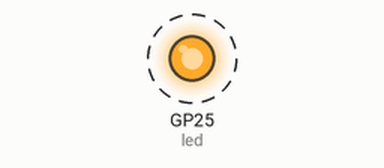
Bench run of a program on a simulated Raspberry Pi Pico running MicroPython. On the bench: output pins drawn as LEDs (lit = HIGH). Dashed ring = blinking. What the program prints to the serial console is not drawn.

Above: at 0.2 s.
Timing chart, 0 to 3.0 s (numbered marks = the images above):
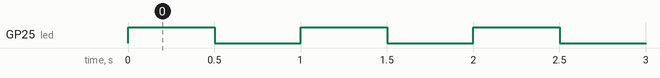

Measured:
- by itself, GP25 (led): alternates HIGH for 0.50 s and LOW for 0.50 s

The program:

main.py
```python
# MCU Debugger — placeholder firmware (MicroPython)
# =============================================================================
# IMPORTANT: for real use you do NOT run MicroPython on the probe. You flash the
# Pico with a debug-probe firmware and drive it from a PC tool:
#   * SWD/JTAG (ARM Cortex):  official "debugprobe" UF2  -> OpenOCD / pyOCD (CMSIS-DAP)
#   * JTAG (wider targets):   "Free-DAP" (adds JTAG)     -> OpenOCD
#   * or skip the Pico and use an FT232H/FT2232H + OpenOCD for JTAG.
#
# This file is only here so the Wokwi sim has something to run: it blinks the LED
# and prints the pin map so you can eyeball the wiring. The actual register/flash
# reads happen over the debug firmware above. See ../BUILD.md.
#
# Probe pin map (LV side of the shifters):
#   GP2 TCK/SWCLK   GP3 TMS/SWDIO   GP4 TDI   GP5 TDO/SWO
#   GP6 nRESET      GP7 nTRST/BKGD  GP0 UART_TX   GP1 UART_RX
# =============================================================================

from machine import Pin
import time

led = Pin(25, Pin.OUT)
PINS = "GP2=TCK GP3=TMS GP4=TDI GP5=TDO GP6=RESET GP7=TRST/BKGD GP0=TX GP1=RX"

print("# MCU debugger interface board — wiring check")
print("#", PINS)
print("# flash 'debugprobe' (SWD/JTAG) and drive with OpenOCD for real reads")

while True:
    led.toggle()
    time.sleep_ms(500)
```
